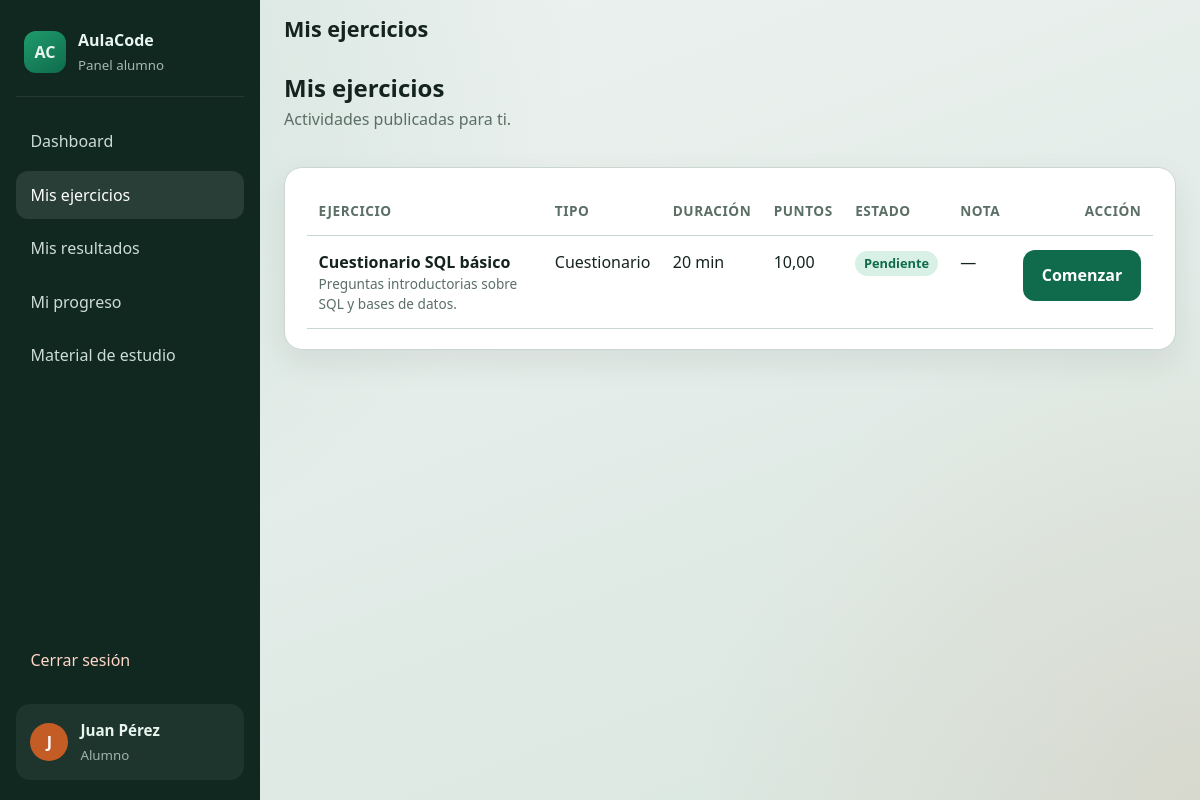
The app's page /alumno/ejercicios.php (signed in) with its own data.
### tables this page shows
CREATE TABLE `ejercicios` (
  `id` INT UNSIGNED NOT NULL AUTO_INCREMENT,
  `titulo` VARCHAR(200) NOT NULL,
  `descripcion` TEXT NULL,
  `tipo` ENUM('CUESTIONARIO','SQL','PHP','RESPUESTA_ESCRITA','PROYECTO') NOT NULL DEFAULT 'CUESTIONARIO',
  `duracion_minutos` INT UNSIGNED NOT NULL DEFAULT 30,
  `fecha_inicio` DATETIME NULL DEFAULT NULL,
  `fecha_fin` DATETIME NULL DEFAULT NULL,
  `puntuacion_maxima` DECIMAL(6,2) NOT NULL DEFAULT 10.00,
  `estado` ENUM('BORRADOR','PUBLICADO','CERRADO') NOT NULL DEFAULT 'BORRADOR',
  `creado_por` INT UNSIGNED NOT NULL,
  `creado_en` DATETIME NOT NULL DEFAULT CURRENT_TIMESTAMP,
  `actualizado_en` DATETIME NULL DEFAULT NULL ON UPDATE CURRENT_TIMESTAMP,
  PRIMARY KEY (`id`),
  KEY `idx_ejercicios_estado` (`estado`),
  KEY `idx_ejercicios_tipo` (`tipo`),
  KEY `idx_ejercicios_creado_por` (`creado_por`),
  CONSTRAINT `fk_ejercicios_creado_por`
    FOREIGN KEY (`creado_por`) REFERENCES `usuarios` (`id`)
    ON UPDATE CASCADE ON DELETE RESTRICT
);

### includes/functions.php (called while the page is built, shortened)
<?php
function e(?string $value): string
{
    return htmlspecialchars((string) $value, ENT_QUOTES | ENT_SUBSTITUTE, 'UTF-8');
}
function format_score(?float $value): string
{
    return number_format($value, 2, ',', '.');
}
function label_ejercicio_tipo(string $tipo): string
{
    return match ($tipo) {
        'CUESTIONARIO'      => 'Cuestionario',
        'SQL'               => 'SQL',
        'PHP'               => 'PHP',
        'RESPUESTA_ESCRITA' => 'Respuesta escrita',
        'PROYECTO'          => 'Proyecto',
        default             => $tipo,
    };
}

### alumno/ejercicios.php (the view, shortened to what this page needs)
<?php
$user = current_user();
$pdo = db();
$stmt = $pdo->prepare(
    "SELECT e.*,
            (SELECT i.estado FROM intentos i
              WHERE i.ejercicio_id = e.id AND i.usuario_id = :uid
              ORDER BY i.id DESC LIMIT 1) AS mi_estado,
            (SELECT i.puntuacion FROM intentos i
              WHERE i.ejercicio_id = e.id AND i.usuario_id = :uid2
              ORDER BY i.id DESC LIMIT 1) AS mi_nota,
            (SELECT i.id FROM intentos i
              WHERE i.ejercicio_id = e.id AND i.usuario_id = :uid3
              ORDER BY i.id DESC LIMIT 1) AS mi_intento_id
     FROM ejercicios e
     WHERE e.estado = 'PUBLICADO'
       AND (
         NOT EXISTS (SELECT 1 FROM asignaciones a WHERE a.ejercicio_id = e.id)
         OR EXISTS (
           SELECT 1 FROM asignaciones a
           WHERE a.ejercicio_id = e.id
             AND (a.usuario_id = :uid4 OR (a.grupo_id IS NOT NULL AND a.grupo_id = :gid))
         )
       )
     ORDER BY e.fecha_inicio IS NULL, e.fecha_inicio, e.titulo"
);
$stmt->execute([
    'uid'  => $user['id'],
    'uid2' => $user['id'],
    'uid3' => $user['id'],
    'uid4' => $user['id'],
    'gid'  => $user['grupo_id'],
]);
$ejercicios = $stmt->fetchAll();
require_once __DIR__ . '/../includes/header.php';
?>
<section class="toolbar">
    <div>
        <h2>Mis ejercicios</h2>
        <p>Actividades publicadas para ti.</p>
    </div>
</section>
<section class="panel">
    <div class="table-wrap">
        <table class="data-table">
            <thead>
                <tr>
                    <th>Ejercicio</th>
                    <th>Tipo</th>
                    <th>Duración</th>
                    <th>Puntos</th>
                    <th>Estado</th>
                    <th>Nota</th>
                    <th style="text-align: right;">Acción</th>
                </tr>
            </thead>
            <tbody>
            <?php if (!$ejercicios): ?>
                <tr><td colspan="7" class="empty-cell">No hay ejercicios publicados para ti todavía.</td></tr>
            <?php else: ?>
                <?php foreach ($ejercicios as $ej): ?>
                <?php
                    $ahora = date('Y-m-d H:i:s');
                    $aunNoInicia = !empty($ej['fecha_inicio']) && $ej['fecha_inicio'] > $ahora;
                    $haFinalizado = !empty($ej['fecha_fin']) && $ej['fecha_fin'] < $ahora;
                ?>
                <tr>
                    <td>
                        <strong><?= e($ej['titulo']) ?></strong>
                        <?php if ($ej['descripcion']): ?>
                            <div class="muted small"><?= e(mb_strimwidth($ej['descripcion'], 0, 90, '…')) ?></div>
                        <?php endif; ?>
                    </td>
                    <td><?= e(label_ejercicio_tipo($ej['tipo'])) ?></td>
                    <td><?= (int)$ej['duracion_minutos'] ?> min</td>
                    <td><?= e(format_score((float)$ej['puntuacion_maxima'])) ?></td>
                    <td>
                        <?php if ($ej['mi_estado']): ?>
                            <span class="badge"><?= e(label_intento_estado($ej['mi_estado'])) ?></span>
                        <?php else: ?>
                            <span class="badge badge-publicado">Pendiente</span>
                        <?php endif; ?>
                    </td>
                    <td>
                        <?= $ej['mi_nota'] !== null ? e(format_score((float)$ej['mi_nota'])) : '—' ?>
                    </td>
                    <td style="text-align: right;">
                        <?php if ($aunNoInicia): ?>
                            <button class="btn btn-sm" disabled title="Disponible a partir de <?= e($ej['fecha_inicio']) ?>">No disponible</button>
                        <?php elseif ($ej['mi_estado'] === 'EN_PROCESO'): ?>
                            <a href="ejercicio_resolver.php?id=<?= (int)$ej['id'] ?>" class="btn btn-sm btn-warning">Continuar</a>
                        <?php elseif (in_array($ej['mi_estado'], ['FINALIZADO', 'CORREGIDO', 'ENTREGADO'], true)): ?>
                            <a href="ejercicio_ver.php?id=<?= (int)$ej['id'] ?>" class="btn btn-sm btn-secondary">Ver resultado</a>
                        <?php elseif ($haFinalizado): ?>
                            <span class="badge badge-danger">Expirado</span>
                        <?php else: ?>
                            <a href="ejercicio_resolver.php?id=<?= (int)$ej['id'] ?>" class="btn btn-sm btn-primary">Comenzar</a>
                        <?php endif; ?>
                    </td>
                </tr>
                <?php endforeach; ?>
            <?php endif; ?>
            </tbody>
        </table>
    </div>
</section>
<?php require_once __DIR__ . '/../includes/footer.php'; ?>

### assets/css/style.css (style rules this page uses)
:root { --bg: #eef3f1; --bg-deep: #d9e6e0; --surface: #ffffff; --ink: #14231d; --muted: #5b6f66; --line: #c9d7d0; --brand: #0f6b4c; --brand-dark: #0a4d37; --brand-soft: #d8f0e5; --accent: #c45c26; --accent-soft: #f8e6dc; --danger: #b42318; --danger-soft: #fde8e6; --success: #0f6b4c; --success-soft: #d8f0e5; --warning: #9a6700; --warning-soft: #fff4d6; --shadow: 0 12px 32px rgba(20, 35, 29, 0.08); --radius: 18px; --sidebar-w: 260px; --font-display: "Segoe UI", "Trebuchet MS", sans-serif; --font-body: "Segoe UI", "Candara", sans-serif; }
*, *::before, *::after { box-sizing: border-box; }
html, body { margin: 0; padding: 0; min-height: 100%; }
body { font-family: var(--font-body); color: var(--ink); background: radial-gradient(circle at top left, rgba(15, 107, 76, 0.12), transparent 40%), radial-gradient(circle at bottom right, rgba(196, 92, 38, 0.10), transparent 35%), linear-gradient(160deg, var(--bg), var(--bg-deep)); line-height: 1.5; }
a { color: var(--brand); text-decoration: none; }
h1, h2, h3, h4 { font-family: var(--font-display); margin: 0 0 0.5rem; line-height: 1.2; }
p { margin: 0 0 1rem; color: var(--muted); }
.stat-card, .panel { background: var(--surface); border: 1px solid var(--line); border-radius: var(--radius); box-shadow: var(--shadow); }
.panel { padding: 1.25rem 1.4rem; }
.btn { display: inline-flex; align-items: center; justify-content: center; gap: 0.4rem; border: 0; border-radius: 12px; padding: 0.85rem 1.2rem; font: inherit; font-weight: 600; cursor: pointer; transition: transform 0.12s ease, background 0.12s ease; }
.btn-primary { background: var(--brand); color: #fff; }
.toolbar { display: flex; justify-content: space-between; align-items: flex-start; gap: 1rem; margin: 0.75rem 0 1.25rem; flex-wrap: wrap; }
.toolbar h2 { margin-bottom: 0.25rem; }
.table-wrap { overflow-x: auto; }
.data-table { width: 100%; border-collapse: collapse; min-width: 720px; }
.data-table th, .data-table td { text-align: left; padding: 0.85rem 0.7rem; border-bottom: 1px solid var(--line); vertical-align: top; }
.data-table th { font-size: 0.85rem; text-transform: uppercase; letter-spacing: 0.04em; color: var(--muted); }
.badge { display: inline-block; padding: 0.2rem 0.55rem; border-radius: 999px; background: #edf3f0; font-size: 0.8rem; font-weight: 600; }
.badge-success, .badge-publicado { background: var(--success-soft); color: var(--success); }
.muted { color: var(--muted); }
.small { font-size: 0.85rem; }

### records on screen
ejercicios: titulo "Cuestionario SQL básico", descripcion "Preguntas introductorias sobre SQL y bases de datos.", tipo "Cuestionario", duracion_minutos "20", puntuacion_maxima "10,00"

### other values on screen
APP_NAME "AulaCode"
mb_substr($fullName, 0, 1) "J"
$fullName "Juan Pérez"
$pageTitle "Mis ejercicios"
